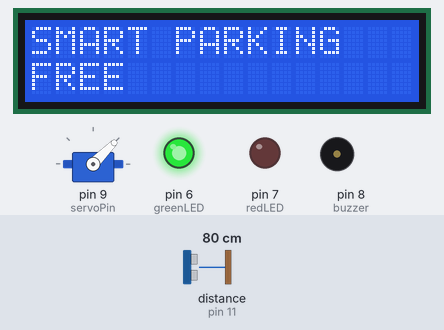
Simulated run of this sketch. Board: Arduino Uno, built with avr-gcc and run on an emulated ATmega328P. Parts: servo, 16×2 character LCD, output pins drawn as LEDs (lit = HIGH), buzzer (waves = sounding, pin HIGH). Wiring (inferred from the names in the program): ultrasonic range finder: trigger pin 10; echo pin 11. The inputs (shaded band) are chosen by the test bench; at power-on: distance to the obstacle (sensor on pin 11) 80 cm. The echo pulse lasts 58.3 µs per cm; pins used as bus, display or sensor lines are not drawn; what the sketch prints to the serial monitor is not drawn.

Above: at 3.7 s.
3.8 s: distance to the obstacle (sensor on pin 11) set to 23 cm
8.5 s: distance to the obstacle (sensor on pin 11) set to 19 cm
At 10.9 s:
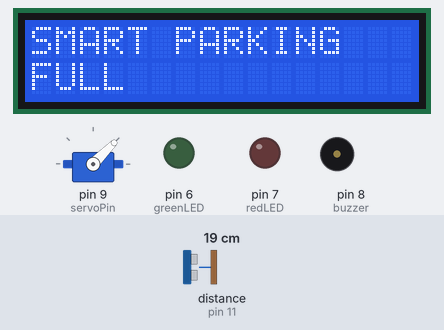
12.7 s: distance to the obstacle (sensor on pin 11) set to 35 cm
At 13.5 s:
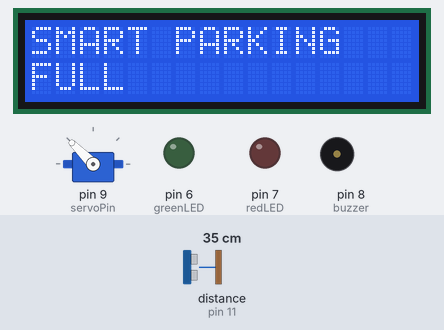
17.5 s: distance to the obstacle (sensor on pin 11) set to 2 cm
At 19.2 s:
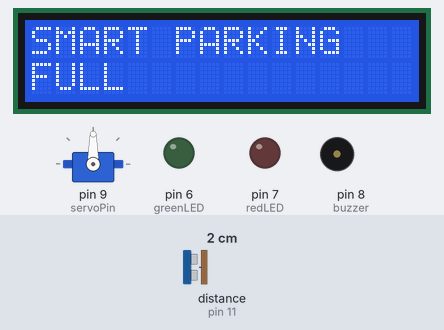
22.3 s: distance to the obstacle (sensor on pin 11) set to 60 cm
At 23.6 s:
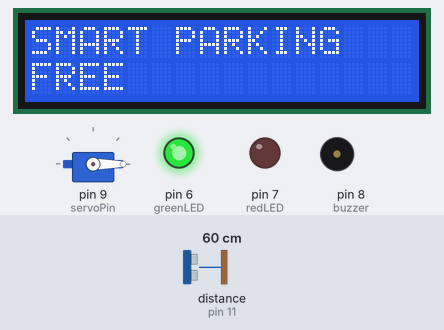
27.1 s: distance to the obstacle (sensor on pin 11) set to 4 cm
At 29.1 s:
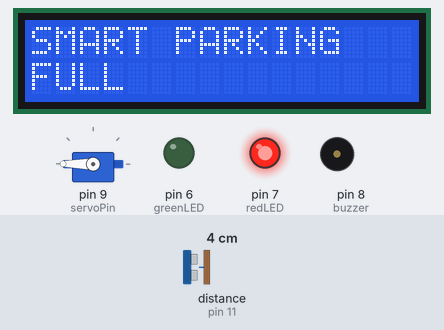
Timing chart, 0 to 39.6 s (numbered marks = the images above; inputs shaded):
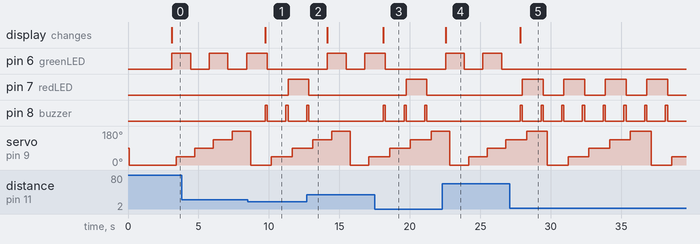

The sketch:

SPS.Code.ino
```cpp
#include <Wire.h>
#include <LiquidCrystal_I2C.h>
#include <Servo.h>

Servo myServo;
LiquidCrystal_I2C lcd(0x27, 16, 2);

// Pin definitions
const int servoPin = 9;
const int trigPin = 10;
const int echoPin = 11;

const int greenLED = 6;
const int redLED = 7;
const int buzzer = 8;

// Parking threshold
const int occupiedDistance = 20;

// LED blinking
unsigned long previousMillis = 0;
const long blinkInterval = 500;

bool ledState = false;
bool occupied = false;

void setup()
{
  Serial.begin(9600);

  myServo.attach(servoPin);

  pinMode(trigPin, OUTPUT);
  pinMode(echoPin, INPUT);

  pinMode(greenLED, OUTPUT);
  pinMode(redLED, OUTPUT);
  pinMode(buzzer, OUTPUT);

  lcd.init();
  lcd.backlight();
  lcd.clear();

  lcd.setCursor(0, 0);
  lcd.print("SMART PARKING");

  lcd.setCursor(0, 1);
  lcd.print("SYSTEM READY");

  digitalWrite(greenLED, LOW);
  digitalWrite(redLED, LOW);
  digitalWrite(buzzer, LOW);

  myServo.write(0);

  delay(2000);
}

void loop()
{
  for (int angle = 0; angle <= 180; angle += 45)
  {
    myServo.write(angle);
    delay(1000);

    // Ultrasonic measurement
    digitalWrite(trigPin, LOW);
    delayMicroseconds(2);

    digitalWrite(trigPin, HIGH);
    delayMicroseconds(10);

    digitalWrite(trigPin, LOW);

    long duration = pulseIn(echoPin, HIGH, 30000);

    if (duration > 0)
    {
      float distance = duration * 0.0343 / 2;

      Serial.print("Angle: ");
      Serial.print(angle);
      Serial.print("   Distance: ");
      Serial.print(distance);
      Serial.print(" cm   ");

      if (distance <= occupiedDistance)
      {
        occupied = true;

        Serial.println("FULL");

        lcd.clear();

        lcd.setCursor(0, 0);
        lcd.print("SMART PARKING");

        lcd.setCursor(0, 1);
        lcd.print("FULL");

        // Short buzzer alert
        digitalWrite(buzzer, HIGH);
        delay(150);
        digitalWrite(buzzer, LOW);
      }
      else
      {
        occupied = false;

        Serial.println("FREE");

        lcd.clear();

        lcd.setCursor(0, 0);
        lcd.print("SMART PARKING");

        lcd.setCursor(0, 1);
        lcd.print("FREE");

        // Buzzer OFF
        digitalWrite(buzzer, LOW);
      }
    }
    else
    {
      occupied = false;

      Serial.println("NO ECHO");

      lcd.clear();

      lcd.setCursor(0, 0);
      lcd.print("SMART PARKING");

      lcd.setCursor(0, 1);
      lcd.print("NO ECHO");

      digitalWrite(buzzer, LOW);
    }

    // LED blinking
    unsigned long currentMillis = millis();

    if (currentMillis - previousMillis >= blinkInterval)
    {
      previousMillis = currentMillis;

      ledState = !ledState;

      if (occupied)
      {
        digitalWrite(redLED, ledState);
        digitalWrite(greenLED, LOW);
      }
      else
      {
        digitalWrite(greenLED, ledState);
        digitalWrite(redLED, LOW);
      }
    }

    delay(300);
  }
}
```

Measured:
- the behaviour switches between 21 and 20 cm on distance to the obstacle (sensor on pin 11) (found by bisection; images 0 and 1)
- after the input at 8.5 s, pin 7 (redLED): LOW → HIGH after 2.9 s; pin 8 (buzzer): alternates HIGH for 0.15 s and LOW for 1.3 s, starting after 1.2 s; the display: changes after 1.2 s (image 1)
- after the input at 12.7 s, pin 6 (greenLED): LOW → HIGH after 1.5 s, → LOW 1.3 s later, → HIGH 1.3 s later; pin 7 (redLED), pin 8 (buzzer): goes on until 12.8 s, then stays LOW
- after the input at 17.5 s, pin 7 (redLED): LOW → HIGH after 2.2 s, → LOW 1.5 s later; pin 8 (buzzer): alternates HIGH for 0.15 s and LOW for 1.3 s, starting after 0.62 s; the display: changes after 0.62 s (image 3)
- after the input at 22.3 s, pin 6 (greenLED): alternates HIGH for 1.3 s and LOW for 1.3 s, starting after 0.24 s; pin 7 (redLED): stays LOW (without the input it goes to HIGH after 0.39 s); pin 8 (buzzer): stops changing and stays LOW; the display: changes after 0.24 s (image 4)
- after the input at 27.1 s, pin 6 (greenLED): stops changing and stays LOW; pin 7 (redLED): alternates HIGH for 1.5 s and LOW for 1.5 s, starting after 0.89 s; pin 8 (buzzer): alternates HIGH for 0.15 s and LOW for 1.3 s, starting after 0.74 s; the display: changes after 0.74 s (image 5)
- by itself, pin 6 (greenLED): alternates HIGH for 1.3 s and LOW for 1.3 s
